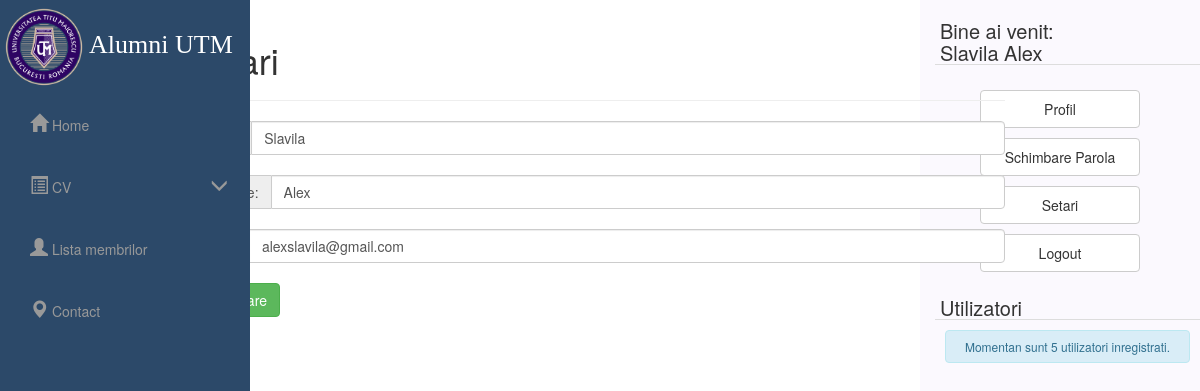
The app's page /lr/settings.php (signed in) with its own data.
### tables this page shows
CREATE TABLE `users` (
  `user_id` int(11) NOT NULL,
  `username` varchar(32) NOT NULL,
  `password` varchar(32) NOT NULL,
  `first_name` varchar(32) NOT NULL,
  `initiala_tata` varchar(5) NOT NULL,
  `last_name` varchar(32) NOT NULL,
  `email` varchar(1024) NOT NULL,
  `CNP` varchar(20) NOT NULL,
  `active` int(11) NOT NULL DEFAULT '1',
  `type` int(1) NOT NULL DEFAULT '0'
);

### lr/core/functions/users.php (called while the page is built, shortened)
<?php
function user_data($user_id){
	$host = 'localhost';
	$dbname = 'licenta';
	$user = 'root';
	$pass = '';
	try {
		$connection = new PDO('mysql:host='.$host.';dbname='.$dbname,$user,$pass);
	}catch(PDOException $e){
		die($e->getCode());
	}
	$user_id = (int)$user_id;
	$func_num_args = func_num_args();
	$func_get_args = func_get_args();
	if ($func_num_args > 1) {
		unset($func_get_args[0]);
		$fields = '' . implode(', ', $func_get_args) . '';
		$conn = $connection->prepare("SELECT $fields FROM users WHERE user_id = :user_id");
		$conn->bindParam(':user_id', $user_id, PDO::PARAM_STR);
		$conn->execute();
		$data = $conn->fetch(PDO::FETCH_OBJ);
		return ($data);
	}
}
?>

### lr/core/init.php (called while the page is built, shortened)
<?php
	require 'functions/users.php';
	if (logged_in() === true) {
		$session_user_id = $_SESSION['user_id'];
		$user_data = user_data($session_user_id, 'user_id', 'username', 'password', 'first_name', 'last_name', 'email', 'type');
	}
?>

### lr/settings.php (the view, shortened to what this page needs)
<?php
include 'core/init.php';
include 'includes/overall/header.php';
?><div class="col-md-10 col-md-offset-0"><?php
if (isset($_GET['success']) === true && empty($_GET['success']) === true) {
	echo '<div class="alert alert-success user-count" role="alert">';
	echo '<h5>Datele au fost actualizate!</h5>';
	echo '</div>';
}
else
	{
?>
	<h1>Setari</h1><hr>
	<form action="" method="post">
			<div class="input-group margin">
				  <span class="input-group-addon" id="basic-addon1">Nume:</span>
				  <input type="text" class="form-control" placeholder="Username" aria-describedby="basic-addon1" name="first_name" value="<?php echo $user_data->first_name; ?>">
				</div>
				<div class="input-group margin">
				  <span class="input-group-addon" id="basic-addon1">Prenume:</span>
				  <input type="text" class="form-control" placeholder="Username" aria-describedby="basic-addon1" name="last_name" value="<?php echo $user_data->last_name; ?>">
				</div>
				<div class="input-group margin">
				  <span class="input-group-addon" id="basic-addon1">Email:</span>
				  <input type="text" class="form-control" placeholder="Username" aria-describedby="basic-addon1" name="email" value="<?php echo $user_data->email; ?>">
				</div>
	</form>
</div>
<?php
	}
include 'includes/overall/footer.php';
?>

### lr/includes/widgets/loggedin.php
<div class="widget">
<h2><?php echo 'Bine ai venit:<br> ' . $user_data->first_name . ' ' . $user_data->last_name ?></h2>
</div>
<div class="inner">
<div class="btn-group-vertical button-space" role="group" aria-label="...">
<form action="<?php echo $user_data->username;?>" method="post">
<button type="submit" class="btn btn-default widget-button hover1">Profil</button>
</form>
<form action="changepassword.php" method="post">
<button type="submit" class="btn btn-default widget-button hover1">Schimbare Parola</button>
</form>
<form action="settings.php" method="post">
<button type="submit" class="btn btn-default widget-button hover1">Setari</button>
</form>
<form action="logout.php" method="post">
<button type="submit" class="btn btn-default widget-button hover1">Logout</button>
</form>
</div>
</div>

### lr/css/simple-sidebar.css (style rules this page uses)
.widget { margin-bottom:20px; }
.widget h2 { margin:0 0 10px 0; padding:0 5px; font-weight:normal; border-bottom:1px solid #ddd; margin-top: 20px; font-size: 20px; }
.widget-button { width: 160px !important; margin: 5px; padding: 8px; }
.button-space { margin-left: 40px; }
.margin { margin-top: 20px; margin-bottom: 20px; }

### records on screen
users: first_name "Slavila", last_name "Alex", email "alexslavila@gmail.com"

### other values on screen
$este "sunt"
$user_count "5"
$suffix "i"
$inregistrat "inregistrati"
